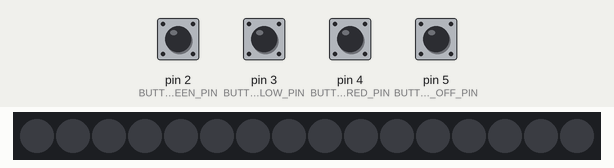
Simulated run of this sketch. Board: Arduino Uno, built with avr-gcc and run on an emulated ATmega328P. Shown: 16 RGB LEDs in strip order, left to right. Inputs (shaded band) come from the test bench; at power-on: pin 2 (BUTTON_GREEN_PIN), pin 3 (BUTTON_YELLOW_PIN), pin 4 (BUTTON_RED_PIN), pin 5 (BUTTON_OFF_PIN) HIGH. Dim RGB values are drawn brighter than linear.

Above: at 1.2 s.
1.3 s: pin 2 (BUTTON_GREEN_PIN) pulled LOW for 0.15 s
At 2.5 s:
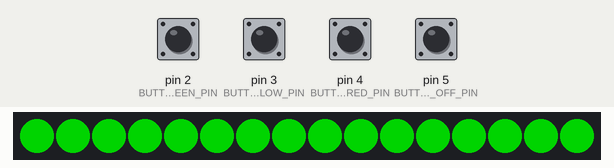
2.9 s: pin 3 (BUTTON_YELLOW_PIN) pulled LOW for 0.15 s
At 3.7 s:
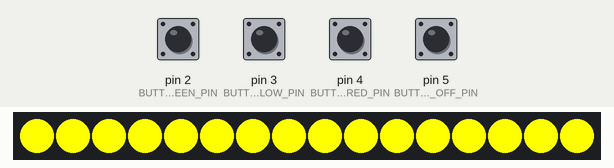
4.5 s: pin 4 (BUTTON_RED_PIN) pulled LOW for 0.15 s
At 4.9 s:
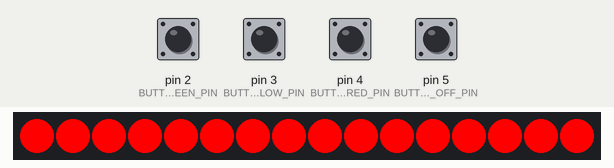
6.1 s: pin 4 (BUTTON_RED_PIN) pulled LOW for 1 s
At 7.65 s:
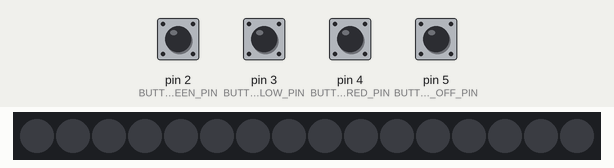
10.1 s: pin 2 (BUTTON_GREEN_PIN) pulled LOW for 1 s
At 11.4 s:
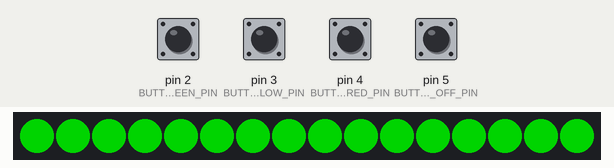
Timing chart, 0 to 13.1 s (numbered marks = the images above; inputs shaded):
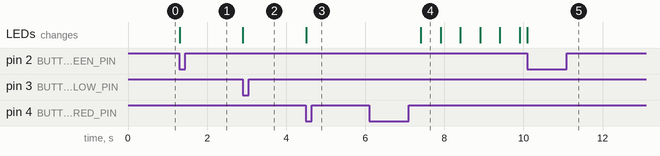

Measured:
- after the input at 1.3 s, the LEDs: change at once (image 1)
- after the input at 2.9 s, the LEDs: change at once (image 2)
- after the input at 4.5 s, the LEDs: change at once (image 3)
- after the input at 6.1 s, the LEDs: change after 1.3 s (image 4)
- after the input at 10.1 s, the LEDs: change at once (image 5)
- what the display in image 4 shows lasts 0.5 s, from 7.4 s to 7.9 s

The sketch:

01-traffic-light-enum.ino
```cpp
// (licence header left out)
#include <FastLED.h>

// --- Configuration for LED Matrix ---
#define NUM_LEDS 16  // 4x4 LED matrix
#define DATA_PIN 6  // Pin connected to the LED data line
#define LED_TYPE WS2812B  // Change if you use a different LED type
#define COLOR_ORDER GRB  // Most WS2812B strips use GRB order

CRGB leds[NUM_LEDS];

// --- Button Pin Definitions ---
#define BUTTON_GREEN_PIN 2  // Button for green (all leds green)
#define BUTTON_YELLOW_PIN 3  // Button for yellow (all leds yellow)
#define BUTTON_RED_PIN 4  // Button for red (all leds red)
#define BUTTON_OFF_PIN 5  // Button for flashing mode

// --- Timing for flashing mode ---
unsigned long previousMillis = 0;
const unsigned long flashInterval = 500; // 500ms flashing interval

// --- Modes ---
enum Modes {
  MODE_GREEN = 0,
  MODE_YELLOW,
  MODE_RED,
  MODE_OFF,
  MODE_COUNT  // Helper to get number of normal modes
};

const CRGB colors[MODE_COUNT] = {
  CRGB::Green,  // MODE_GREEN
  CRGB::Yellow, // MODE_YELLOW
  CRGB::Red,    // MODE_RED
  CRGB::Black   // MODE_OFF
};

Modes currentMode = MODE_OFF;

bool flashing = false; // true if the current mode is flashing
bool flashState = false; // internal state to toggle between on and off for flash

void setup() {
  // Initialize serial monitor for debugging.
  //Serial.begin(9600);

  // Initialize LED library
  FastLED.addLeds<LED_TYPE, DATA_PIN, COLOR_ORDER>(leds, NUM_LEDS);
  FastLED.clear();
  FastLED.show();

  // Configure button pins as inputs with internal pull-up resistors.
  pinMode(BUTTON_GREEN_PIN, INPUT_PULLUP);
  pinMode(BUTTON_YELLOW_PIN, INPUT_PULLUP);
  pinMode(BUTTON_RED_PIN, INPUT_PULLUP);
  pinMode(BUTTON_OFF_PIN, INPUT_PULLUP);

  // Start with off mode
  setAllLeds(CRGB::Black);
}

void loop() {
  // Check buttons (active low; adjust if your capacitive setup acts differently)
  if (digitalRead(BUTTON_GREEN_PIN) == LOW) {
    handleModeButtonPress(MODE_GREEN);
    delay(200); // Debounce delay
  }
  else if (digitalRead(BUTTON_YELLOW_PIN) == LOW) {
    handleModeButtonPress(MODE_YELLOW);
    delay(200);
  }
  else if (digitalRead(BUTTON_RED_PIN) == LOW) {
    handleModeButtonPress(MODE_RED);
    delay(200);
  }
  else if (digitalRead(BUTTON_OFF_PIN) == LOW) {
    handleModeButtonPress(MODE_OFF);
    delay(200);
  }

  // Update flashing if needed.
  if (flashing && currentMode != MODE_OFF) {
    updateFlashing();
  }
  else {
    FastLED.show();
  }
}

// ---------------------------------------------------------------
// Handle a press for one of the colored mode buttons.
void handleModeButtonPress(Modes pressedMode) {
  if (currentMode == pressedMode) {
    // The same mode button is pressed.
    if (!flashing) {
      // If not already flashing, start flashing.
      flashing = true;
      flashState = true; // Start with the color on
      previousMillis = millis();
    } else {
      // If it's already flashing, stop flashing and revert to solid.
      flashing = false;
      setAllLeds(colors[pressedMode]);
    }
  } else {
    // A different color button is pressed: update mode to that color, solid.
    currentMode = pressedMode;
    flashing = false;
    setAllLeds(colors[pressedMode]);
  }
}

// ---------------------------------------------------------------
// updateFlashing: toggle between the mode color and off.
void updateFlashing() {
  unsigned long currentMillis = millis();
  if (currentMillis - previousMillis >= flashInterval) {
    previousMillis = currentMillis;
    flashState = !flashState;
    if (flashState) {
      setAllLeds(colors[currentMode]);
    } else {
      setAllLeds(CRGB::Black);
    }
  }
}
// ---------------------------------------------------------------
// setAllLeds: Sets all LEDs in the matrix to the specified color.
void setAllLeds(const CRGB &color) {
  for (int i = 0; i < NUM_LEDS; i++) {
    leds[i] = color;
  }
  FastLED.show();
}
```
